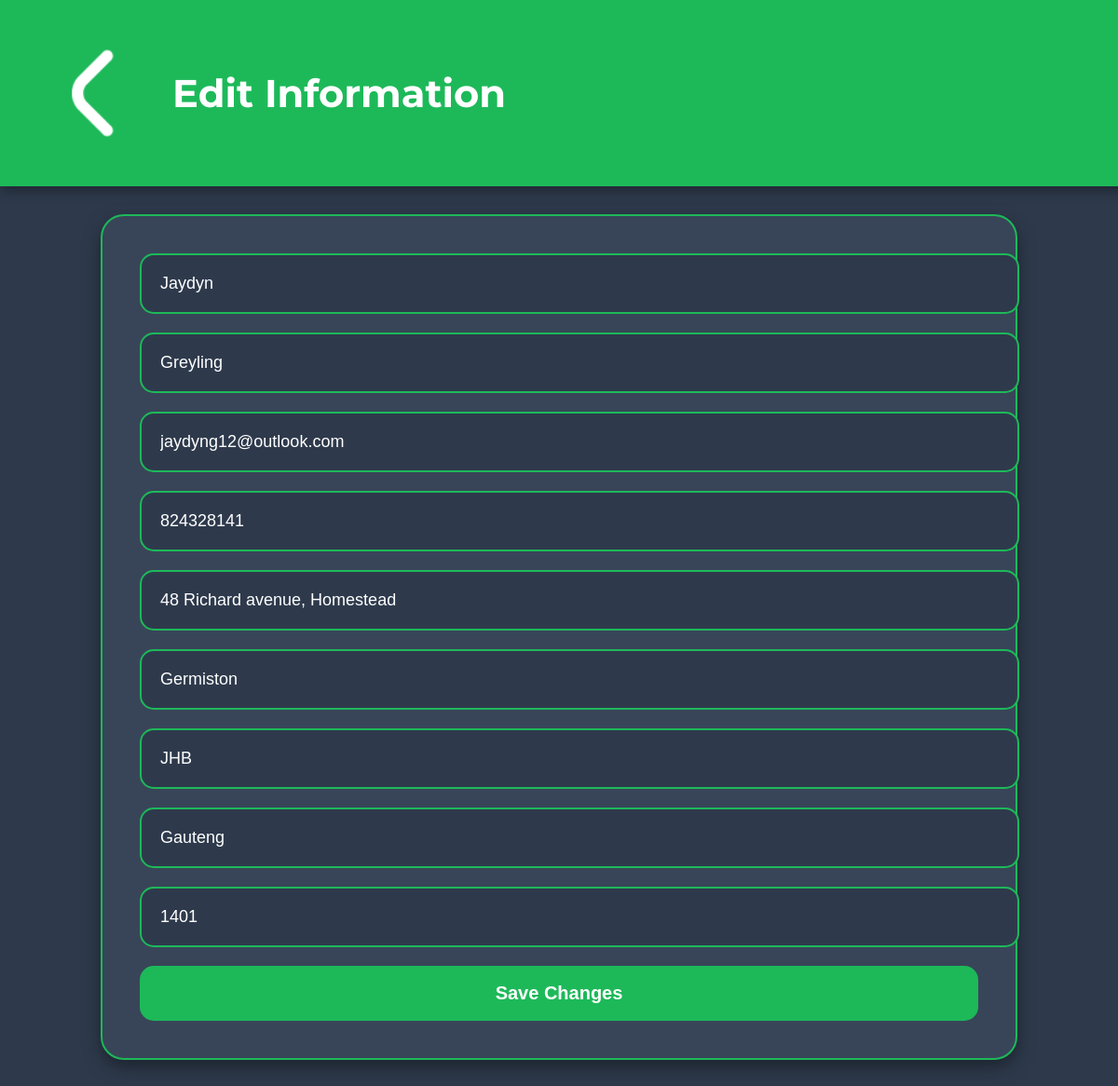
The page /edit-info.php (signed in) on the database its author committed.
### tables this page shows
CREATE TABLE `users` (
  `users_id` varchar(10) NOT NULL,
  `first_name` varchar(100) NOT NULL,
  `last_name` varchar(100) NOT NULL,
  `email` varchar(150) NOT NULL,
  `cell_number` varchar(13) NOT NULL,
  `password` varchar(255) NOT NULL,
  `street_address` varchar(255) NOT NULL,
  `suburb` varchar(150) NOT NULL,
  `city` varchar(150) NOT NULL,
  `province` varchar(150) NOT NULL,
  `postal_code` varchar(20) NOT NULL,
  `ecopoints` int(11) DEFAULT 0,
  `subscription_status` enum('subscribed','notsubscribed') NOT NULL DEFAULT 'notsubscribed',
  `created_at` timestamp NOT NULL DEFAULT current_timestamp()
);

### edit-info.php (the view, shortened to what this page needs)
<?php
include 'db_connect.php';
$user_id = $_SESSION['user_id'];
$stmt = $conn->prepare("SELECT first_name, last_name, email, cell_number, street_address, suburb, city, province, postal_code FROM users WHERE users_id = ?");
$stmt->bind_param("s", $user_id);
$stmt->execute();
$user = $stmt->get_result()->fetch_assoc();
?>
<!DOCTYPE html>
<html lang="en">
<head>
</head>
<body>
<header>
    <img src="assets/icons/back_icon.png" alt="Back" onclick="window.location.href='profile.php'">
    <h1>Edit Information</h1>
</header>
<div class="container">
    <form method="POST">
        <input type="text" name="first_name" placeholder="First Name" value="<?= htmlspecialchars($user['first_name']); ?>" required>
        <input type="text" name="last_name" placeholder="Last Name" value="<?= htmlspecialchars($user['last_name']); ?>" required>
        <input type="email" name="email" placeholder="Email" value="<?= htmlspecialchars($user['email']); ?>" required>
        <input type="text" name="cell_number" placeholder="Cell Number" value="<?= htmlspecialchars($user['cell_number']); ?>" maxlength="13" required>
        <input type="text" name="street_address" placeholder="Street Address" value="<?= htmlspecialchars($user['street_address']); ?>" required>
        <input type="text" name="suburb" placeholder="Suburb" value="<?= htmlspecialchars($user['suburb']); ?>" required>
        <input type="text" name="city" placeholder="City" value="<?= htmlspecialchars($user['city']); ?>" required>
        <input type="text" name="province" placeholder="Province" value="<?= htmlspecialchars($user['province']); ?>" required>
        <input type="text" name="postal_code" placeholder="Postal Code" value="<?= htmlspecialchars($user['postal_code']); ?>" required>
        <button type="submit">Save Changes</button>
    </form>
</div>
</body>
</html>

### edit-info.php (style rules this page uses)
body { font-family: 'Montserrat', sans-serif; margin: 0; background-color: #2E3A4C; color: white; padding-top: 230px; }
header { background-color: #1DB959; height: 200px; display: flex; align-items: center; padding-left: 40px; position: fixed; top: 0; width: 100%; z-index: 1000; box-shadow: 0 6px 12px rgba(0,0,0,0.3); }
header img { height: 120px; cursor: pointer; margin-right: 25px; }
header h1 { font-size: 2.6rem; font-weight: 700; }
.container { width: 90%; max-width: 900px; margin: 0 auto 100px; background-color: #384558; border: 2px solid #1DB959; border-radius: 25px; padding: 40px; box-shadow: 0 8px 20px rgba(0,0,0,0.4); }
form { display: flex; flex-direction: column; gap: 20px; }
input { padding: 20px; border-radius: 15px; border: 2px solid #1DB959; background-color: #2E3A4C; color: white; font-size: 18px; width: 100%; }
input::placeholder { color: #A3ACB5; }
button { background-color: #1DB959; border: none; color: white; padding: 18px; border-radius: 15px; font-size: 20px; font-weight: 600; cursor: pointer; transition: background-color 0.3s; }

### rows shown on the page
users: first_name "Jaydyn", last_name "Greyling", email "jaydyng12@outlook.com", cell_number "824328141", street_address "48 Richard avenue, Homestead", suburb "Germiston", city "JHB", province "Gauteng", postal_code "1401"
